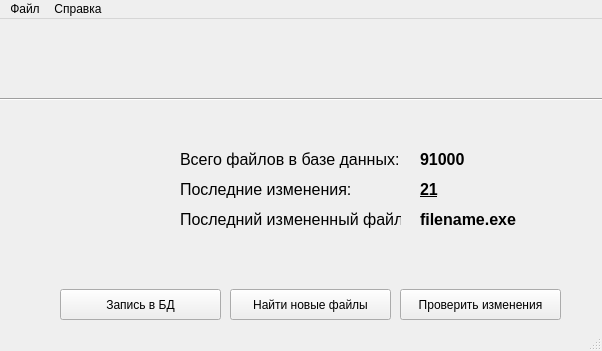
<?xml version="1.0" encoding="UTF-8"?>
<ui version="4.0">
 <class>MainWindow</class>
 <widget class="QMainWindow" name="MainWindow">
  <property name="geometry">
   <rect>
    <x>0</x>
    <y>0</y>
    <width>602</width>
    <height>351</height>
   </rect>
  </property>
  <property name="windowTitle">
   <string>Cat Guardian - Базовая версия</string>
  </property>
  <property name="windowIcon">
   <iconset>
    <normaloff>ui/image/1.png</normaloff>ui/image/1.png</iconset>
  </property>
  <widget class="QWidget" name="centralwidget">
   <widget class="QLabel" name="label_2">
    <property name="geometry">
     <rect>
      <x>100</x>
      <y>0</y>
      <width>411</width>
      <height>71</height>
     </rect>
    </property>
    <property name="font">
     <font>
      <family>Arial</family>
      <pointsize>14</pointsize>
      <weight>50</weight>
      <bold>false</bold>
     </font>
    </property>
    <property name="text">
     <string/>
    </property>
    <property name="pixmap">
     <pixmap>ui/image/h2.png</pixmap>
    </property>
    <property name="scaledContents">
     <bool>true</bool>
    </property>
   </widget>
   <widget class="QLabel" name="label_3">
    <property name="geometry">
     <rect>
      <x>10</x>
      <y>50</y>
      <width>161</width>
      <height>261</height>
     </rect>
    </property>
    <property name="font">
     <font>
      <family>Arial</family>
      <pointsize>14</pointsize>
     </font>
    </property>
    <property name="text">
     <string/>
    </property>
    <property name="pixmap">
     <pixmap>ui/image/1.png</pixmap>
    </property>
    <property name="scaledContents">
     <bool>true</bool>
    </property>
   </widget>
   <widget class="QLabel" name="label_4">
    <property name="geometry">
     <rect>
      <x>180</x>
      <y>130</y>
      <width>221</width>
      <height>21</height>
     </rect>
    </property>
    <property name="font">
     <font>
      <family>Arial</family>
      <pointsize>12</pointsize>
     </font>
    </property>
    <property name="text">
     <string>Всего файлов в базе данных:</string>
    </property>
   </widget>
   <widget class="Line" name="line">
    <property name="geometry">
     <rect>
      <x>0</x>
      <y>70</y>
      <width>731</width>
      <height>20</height>
     </rect>
    </property>
    <property name="orientation">
     <enum>Qt::Horizontal</enum>
    </property>
   </widget>
   <widget class="QLabel" name="lVsegoMain">
    <property name="geometry">
     <rect>
      <x>420</x>
      <y>130</y>
      <width>221</width>
      <height>21</height>
     </rect>
    </property>
    <property name="font">
     <font>
      <family>Arial</family>
      <pointsize>12</pointsize>
      <weight>75</weight>
      <bold>true</bold>
     </font>
    </property>
    <property name="text">
     <string>91000</string>
    </property>
   </widget>
   <widget class="QLabel" name="label_6">
    <property name="geometry">
     <rect>
      <x>180</x>
      <y>160</y>
      <width>221</width>
      <height>21</height>
     </rect>
    </property>
    <property name="font">
     <font>
      <family>Arial</family>
      <pointsize>12</pointsize>
     </font>
    </property>
    <property name="text">
     <string>Последние изменения:</string>
    </property>
   </widget>
   <widget class="QLabel" name="lLastMod">
    <property name="geometry">
     <rect>
      <x>420</x>
      <y>160</y>
      <width>221</width>
      <height>21</height>
     </rect>
    </property>
    <property name="font">
     <font>
      <family>Arial</family>
      <pointsize>12</pointsize>
      <weight>75</weight>
      <bold>true</bold>
      <underline>true</underline>
     </font>
    </property>
    <property name="text">
     <string>21</string>
    </property>
   </widget>
   <widget class="QLabel" name="label_9">
    <property name="geometry">
     <rect>
      <x>180</x>
      <y>190</y>
      <width>221</width>
      <height>21</height>
     </rect>
    </property>
    <property name="font">
     <font>
      <family>Arial</family>
      <pointsize>12</pointsize>
     </font>
    </property>
    <property name="text">
     <string>Последний измененный файл:</string>
    </property>
   </widget>
   <widget class="QLabel" name="lFilename">
    <property name="geometry">
     <rect>
      <x>420</x>
      <y>190</y>
      <width>221</width>
      <height>21</height>
     </rect>
    </property>
    <property name="font">
     <font>
      <family>Arial</family>
      <pointsize>12</pointsize>
      <weight>75</weight>
      <bold>true</bold>
      <underline>false</underline>
     </font>
    </property>
    <property name="text">
     <string>filename.exe</string>
    </property>
   </widget>
   <widget class="QPushButton" name="pbWriteDB">
    <property name="geometry">
     <rect>
      <x>60</x>
      <y>270</y>
      <width>161</width>
      <height>31</height>
     </rect>
    </property>
    <property name="text">
     <string>Запись в БД</string>
    </property>
    <property name="icon">
     <iconset>
      <normaloff>ui/image/database_up.png</normaloff>ui/image/database_up.png</iconset>
    </property>
   </widget>
   <widget class="QPushButton" name="pbFind">
    <property name="geometry">
     <rect>
      <x>230</x>
      <y>270</y>
      <width>161</width>
      <height>31</height>
     </rect>
    </property>
    <property name="text">
     <string>Найти новые файлы</string>
    </property>
    <property name="icon">
     <iconset>
      <normaloff>ui/image/database_search.png</normaloff>ui/image/database_search.png</iconset>
    </property>
   </widget>
   <widget class="QPushButton" name="pbCheck">
    <property name="geometry">
     <rect>
      <x>400</x>
      <y>270</y>
      <width>161</width>
      <height>31</height>
     </rect>
    </property>
    <property name="text">
     <string>Проверить изменения</string>
    </property>
    <property name="icon">
     <iconset>
      <normaloff>ui/image/database_check.png</normaloff>ui/image/database_check.png</iconset>
    </property>
   </widget>
  </widget>
  <widget class="QMenuBar" name="menubar">
   <property name="geometry">
    <rect>
     <x>0</x>
     <y>0</y>
     <width>602</width>
     <height>21</height>
    </rect>
   </property>
   <widget class="QMenu" name="menu">
    <property name="title">
     <string>Файл</string>
    </property>
    <addaction name="CleanBase"/>
    <addaction name="mExit"/>
   </widget>
   <widget class="QMenu" name="menu_2">
    <property name="title">
     <string>Справка</string>
    </property>
    <addaction name="mAbout"/>
   </widget>
   <addaction name="menu"/>
   <addaction name="menu_2"/>
  </widget>
  <widget class="QStatusBar" name="statusbar"/>
  <action name="mAbout">
   <property name="text">
    <string>О программе</string>
   </property>
  </action>
  <action name="mExit">
   <property name="text">
    <string>Выход</string>
   </property>
  </action>
  <action name="CleanBase">
   <property name="text">
    <string>Очистить базу</string>
   </property>
  </action>
 </widget>
 <resources/>
 <connections/>
</ui>
